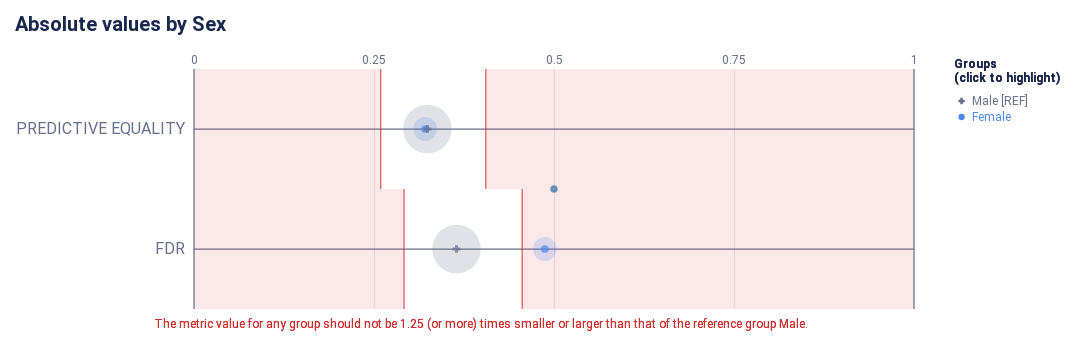

The cell this chart's notebook holds for it:
### Markdown cell above
#### Check how the fairness threshold maps to the absolute values of each metric

### Code cell
ap.absolute(bdf, metrics, 'sex', fairness_threshold = disparity_tolerance)

### Figure 1 — Vega-Lite specification as saved in the notebook (floating-point values rounded to 4 significant figures)
{"config": {"view": {"continuousWidth": 300, "continuousHeight": 300, "strokeWidth": 0}, "axisLeft": {"labelColor": "rgb(102, 111, 137)", "labelFont": "Roboto, Arial, sans-serif", "labelFontSize": 16}, "title": {"anchor": "start", "color": "rgb(25, 39, 78)", "font": "Roboto, Arial, sans-serif", "fontSize": 20, "fontWeight": "bold"}}, "layer": [{"data": {"name": "data-fc218cc0ce6583954e76f15117942866"}, "mark": {"type": "rule", "stroke": "rgb(102, 111, 137)", "strokeWidth": 1.25, "tooltip": null}, "encoding": {"x": {"field": "start", "scale": {"domain": [0, 1], "range": [40.0, 760.0]}, "type": "quantitative"}, "x2": {"field": "end"}, "y": {"axis": {"domain": false, "labelAngle": 0, "labelPadding": -30, "orient": "left", "ticks": false, "title": null}, "field": "y_position", "scale": {"domain": ["PREDICTIVE EQUALITY", "FDR"], "range": [30.0, 270.0]}, "type": "nominal"}}}, {"data": {"name": "data-530a0015f307685e83be78af23d6ae21"}, "mark": {"type": "rule", "stroke": "rgb(102, 111, 137)", "strokeWidth": 1.25, "tooltip": null}, "encoding": {"x": {"field": "x_position", "scale": {"domain": [0, 1], "range": [40.0, 760.0]}, "type": "quantitative"}, "y": {"value": 30.0}, "y2": {"value": 270.0}}}, {"data": {"name": "data-5583314adf91e201f1fae4954d44c62d"}, "mark": {"type": "text", "align": "center", "color": "rgb(102, 111, 137)", "font": "Roboto, Arial, sans-serif", "fontSize": 12, "fontWeight": "normal", "tooltip": null}, "encoding": {"text": {"field": "value", "type": "nominal"}, "x": {"field": "value", "scale": {"domain": [0, 1], "range": [40.0, 760.0]}, "type": "quantitative"}, "y": {"value": 21.0}}}, {"layer": [{"mark": {"type": "rect", "opacity": 0.8, "stroke": "rgb(211, 47, 47)", "strokeWidth": 1.25, "tooltip": null}, "encoding": {"x": {"field": "lower_threshold_value", "scale": {"domain": [0, 1], "range": [40.0, 760.0]}, "type": "quantitative"}, "x2": {"field": "lower_threshold_value"}, "y": {"axis": {"domain": false, "grid": false, "labels": false, "ticks": false, "title": null}, "field": "metric", "scale": {"domain": ["PREDICTIVE EQUALITY", "FDR"], "range": [30.0, 270.0]}, "type": "nominal"}}}, {"mark": {"type": "rect", "opacity": 0.8, "stroke": "rgb(211, 47, 47)", "strokeWidth": 1.25, "tooltip": null}, "encoding": {"x": {"field": "upper_threshold_value", "scale": {"domain": [0, 1], "range": [40.0, 760.0]}, "type": "quantitative"}, "x2": {"field": "upper_threshold_value"}, "y": {"axis": {"domain": false, "grid": false, "labels": false, "ticks": false, "title": null}, "field": "metric", "scale": {"domain": ["PREDICTIVE EQUALITY", "FDR"], "range": [30.0, 270.0]}, "type": "nominal"}}}, {"layer": [{"mark": {"type": "rect", "fill": "rgb(211, 47, 47)", "opacity": 0.1, "tooltip": null}, "encoding": {"x": {"field": "lower_threshold_value", "scale": {"domain": [0, 1], "range": [40.0, 760.0]}, "type": "quantitative"}, "x2": {"field": "lower_end"}, "y": {"axis": {"domain": false, "grid": false, "labels": false, "ticks": false, "title": null}, "field": "metric", "scale": {"domain": ["PREDICTIVE EQUALITY", "FDR"], "range": [30.0, 270.0]}, "type": "nominal"}}}, {"mark": {"type": "rect", "fill": "rgb(211, 47, 47)", "opacity": 0.1, "tooltip": null}, "encoding": {"x": {"field": "upper_threshold_value", "scale": {"domain": [0, 1], "range": [40.0, 760.0]}, "type": "quantitative"}, "x2": {"field": "upper_end"}, "y": {"axis": {"domain": false, "grid": false, "labels": false, "ticks": false, "title": null}, "field": "metric", "scale": {"domain": ["PREDICTIVE EQUALITY", "FDR"], "range": [30.0, 270.0]}, "type": "nominal"}}}]}, {"layer": [{"mark": {"type": "text", "align": "left", "baseline": "top", "fill": "rgb(211, 47, 47)", "font": "Roboto, Arial, sans-serif", "fontSize": 12, "fontWeight": "normal", "tooltip": null}, "encoding": {"text": {"value": "The metric value for any group should not be 1.25 (or more) times smaller or larger than that of the reference group Male."}, "x": {"value": 0}, "y": {"value": 280.0}}}], "data": {"name": "data-de84bc8c822dac0bd3b12b0342548471"}}], "data": {"name": "data-c5209051fad2e225420d9e85f18c1fad"}}, {"layer": [{"data": {"name": "empty"}, "mark": {"type": "circle"}}, {"data": {"name": "data-a8105652847e15219ab278c6ecc9c1d5"}, "mark": {"type": "circle", "cursor": "pointer", "opacity": 0.2}, "encoding": {"color": {"condition": {"param": "param_19", "empty": true, "field": "attribute_value", "legend": null, "scale": {"domain": ["Male", "Female"], "range": ["rgb(102, 111, 137)", "rgb(76, 136, 238)", "rgb(254, 97, 0)", "rgb(220, 38, 127)", "rgb(255, 176, 0)", "rgb(150, 95, 230)"]}, "type": "nominal"}, "value": "rgb(225, 226, 231)"}, "size": {"field": "group_size", "legend": null, "scale": {"domain": [0, 6983.0], "range": [0, 2827.0]}, "type": "quantitative"}, "tooltip": [{"field": "attribute_value", "title": "Group", "type": "nominal"}, {"field": "tooltip_group_size", "title": "Group Size", "type": "nominal"}, {"field": "tooltip_disparity_explanation_fpr", "title": "Disparity", "type": "nominal"}, {"field": "fpr", "format": ".2f", "title": "PREDICTIVE EQUALITY", "type": "quantitative"}], "x": {"axis": {"domain": false, "gridColor": "rgb(225, 226, 231)", "labels": false, "ticks": false, "title": null, "values": [0.25, 0.5, 0.75]}, "field": "fpr", "scale": {"domain": [0, 1], "range": [40.0, 760.0]}, "type": "quantitative"}, "y": {"axis": {"domain": false, "grid": false, "labels": false, "ticks": false, "title": null}, "field": "metric_variable", "scale": {"domain": ["PREDICTIVE EQUALITY", "FDR"], "range": [30.0, 270.0]}, "type": "nominal"}}, "name": "view_20", "transform": [{"calculate": "'PREDICTIVE EQUALITY'", "as": "metric_variable"}]}, {"data": {"name": "data-a8105652847e15219ab278c6ecc9c1d5"}, "mark": {"type": "circle", "cursor": "pointer", "opacity": 0.2}, "encoding": {"color": {"condition": {"param": "param_19", "empty": true, "field": "attribute_value", "legend": null, "scale": {"domain": ["Male", "Female"], "range": ["rgb(102, 111, 137)", "rgb(76, 136, 238)", "rgb(254, 97, 0)", "rgb(220, 38, 127)", "rgb(255, 176, 0)", "rgb(150, 95, 230)"]}, "type": "nominal"}, "value": "rgb(225, 226, 231)"}, "size": {"field": "group_size", "legend": null, "scale": {"domain": [0, 6983.0], "range": [0, 2827.0]}, "type": "quantitative"}, "tooltip": [{"field": "attribute_value", "title": "Group", "type": "nominal"}, {"field": "tooltip_group_size", "title": "Group Size", "type": "nominal"}, {"field": "tooltip_disparity_explanation_fdr", "title": "Disparity", "type": "nominal"}, {"field": "fdr", "format": ".2f", "title": "FDR", "type": "quantitative"}], "x": {"axis": {"domain": false, "gridColor": "rgb(225, 226, 231)", "labels": false, "ticks": false, "title": null, "values": [0.25, 0.5, 0.75]}, "field": "fdr", "scale": {"domain": [0, 1], "range": [40.0, 760.0]}, "type": "quantitative"}, "y": {"axis": {"domain": false, "grid": false, "labels": false, "ticks": false, "title": null}, "field": "metric_variable", "scale": {"domain": ["PREDICTIVE EQUALITY", "FDR"], "range": [30.0, 270.0]}, "type": "nominal"}}, "name": "view_22", "transform": [{"calculate": "'FDR'", "as": "metric_variable"}]}, {"layer": [{"data": {"name": "empty"}, "mark": {"type": "point"}}, {"data": {"name": "data-a8105652847e15219ab278c6ecc9c1d5"}, "mark": {"type": "point", "cursor": "pointer", "filled": true, "size": 60}, "encoding": {"color": {"condition": {"param": "param_19", "empty": true, "field": "attribute_value", "legend": null, "scale": {"domain": ["Male", "Female"], "range": ["rgb(102, 111, 137)", "rgb(76, 136, 238)", "rgb(254, 97, 0)", "rgb(220, 38, 127)", "rgb(255, 176, 0)", "rgb(150, 95, 230)"]}, "type": "nominal"}, "value": "rgb(225, 226, 231)"}, "shape": {"field": "attribute_value", "legend": null, "scale": {"domain": ["Male", "Female"], "range": ["cross", "circle"]}, "type": "nominal"}, "tooltip": [{"field": "attribute_value", "title": "Group", "type": "nominal"}, {"field": "tooltip_group_size", "title": "Group Size", "type": "nominal"}, {"field": "tooltip_disparity_explanation_fpr", "title": "Disparity", "type": "nominal"}, {"field": "fpr", "format": ".2f", "title": "PREDICTIVE EQUALITY", "type": "quantitative"}], "x": {"axis": {"domain": false, "gridColor": "rgb(225, 226, 231)", "labels": false, "ticks": false, "title": null, "values": [0.25, 0.5, 0.75]}, "field": "fpr", "scale": {"domain": [0, 1], "range": [40.0, 760.0]}, "type": "quantitative"}, "y": {"axis": {"domain": false, "grid": false, "labels": false, "ticks": false, "title": null}, "field": "metric_variable", "scale": {"domain": ["PREDICTIVE EQUALITY", "FDR"], "range": [30.0, 270.0]}, "type": "nominal"}}, "name": "view_19", "transform": [{"calculate": "'PREDICTIVE EQUALITY'", "as": "metric_variable"}]}, {"data": {"name": "data-a8105652847e15219ab278c6ecc9c1d5"}, "mark": {"type": "point", "cursor": "pointer", "filled": true, "size": 60}, "encoding": {"color": {"condition": {"param": "param_19", "empty": true, "field": "attribute_value", "legend": null, "scale": {"domain": ["Male", "Female"], "range": ["rgb(102, 111, 137)", "rgb(76, 136, 238)", "rgb(254, 97, 0)", "rgb(220, 38, 127)", "rgb(255, 176, 0)", "rgb(150, 95, 230)"]}, "type": "nominal"}, "value": "rgb(225, 226, 231)"}, "shape": {"field": "attribute_value", "legend": null, "scale": {"domain": ["Male", "Female"], "range": ["cross", "circle"]}, "type": "nominal"}, "tooltip": [{"field": "attribute_value", "title": "Group", "type": "nominal"}, {"field": "tooltip_group_size", "title": "Group Size", "type": "nominal"}, {"field": "tooltip_disparity_explanation_fdr", "title": "Disparity", "type": "nominal"}, {"field": "fdr", "format": ".2f", "title": "FDR", "type": "quantitative"}], "x": {"axis": {"domain": false, "gridColor": "rgb(225, 226, 231)", "labels": false, "ticks": false, "title": null, "values": [0.25, 0.5, 0.75]}, "field": "fdr", "scale": {"domain": [0, 1], "range": [40.0, 760.0]}, "type": "quantitative"}, "y": {"axis": {"domain": false, "grid": false, "labels": false, "ticks": false, "title": null}, "field": "metric_variable", "scale": {"domain": ["PREDICTIVE EQUALITY", "FDR"], "range": [30.0, 270.0]}, "type": "nominal"}}, "name": "view_21", "transform": [{"calculate": "'FDR'", "as": "metric_variable"}]}]}]}, {"layer": [{"mark": {"type": "point", "cursor": "pointer", "filled": true, "opacity": 1, "size": 40}, "encoding": {"color": {"condition": {"param": "param_19", "empty": true, "field": "attribute_value", "legend": null, "scale": {"domain": ["Male", "Female"], "range": ["rgb(102, 111, 137)", "rgb(76, 136, 238)", "rgb(254, 97, 0)", "rgb(220, 38, 127)", "rgb(255, 176, 0)", "rgb(150, 95, 230)"]}, "type": "nominal"}, "value": "rgb(225, 226, 231)"}, "shape": {"field": "attribute_value", "legend": null, "scale": {"domain": ["Male", "Female"], "range": ["cross", "circle"]}, "type": "nominal"}, "x": {"value": 807.6}, "y": {"axis": {"domain": false, "grid": false, "labels": false, "ticks": false, "title": null}, "field": "attribute_value", "scale": {"domain": ["Male", "Female"], "range": [54, 86]}, "type": "nominal"}}, "name": "view_23"}, {"mark": {"type": "text", "align": "left", "baseline": "middle", "cursor": "pointer", "font": "Roboto, Arial, sans-serif", "fontSize": 12, "fontWeight": "normal"}, "encoding": {"color": {"condition": {"param": "param_19", "empty": true, "field": "attribute_value", "legend": null, "scale": {"domain": ["Male", "Female"], "range": ["rgb(102, 111, 137)", "rgb(76, 136, 238)", "rgb(254, 97, 0)", "rgb(220, 38, 127)", "rgb(255, 176, 0)", "rgb(150, 95, 230)"]}, "type": "nominal"}, "value": "rgb(225, 226, 231)"}, "text": {"field": "label", "type": "nominal"}, "x": {"value": 818.1}, "y": {"axis": {"domain": false, "grid": false, "labels": false, "ticks": false, "title": null}, "field": "attribute_value", "scale": {"domain": ["Male", "Female"], "range": [54, 86]}, "type": "nominal"}}, "name": "view_24"}, {"data": {"name": "data-de84bc8c822dac0bd3b12b0342548471"}, "mark": {"type": "text", "align": "left", "baseline": "top", "color": "rgb(25, 39, 78)", "font": "Roboto, Arial, sans-serif", "fontSize": 12, "fontWeight": "bold"}, "encoding": {"text": {"value": "(click to highlight)"}, "x": {"value": 800}, "y": {"value": 34}}}, {"data": {"name": "data-de84bc8c822dac0bd3b12b0342548471"}, "mark": {"type": "text", "align": "left", "baseline": "top", "color": "rgb(25, 39, 78)", "font": "Roboto, Arial, sans-serif", "fontSize": 12, "fontWeight": "bold"}, "encoding": {"text": {"value": "Groups"}, "x": {"value": 800}, "y": {"value": 20}}}], "data": {"name": "data-0d9dc241540eca089f113413f5f14c8a"}}], "height": 300, "padding": {"top": 15, "bottom": 5.0, "left": 15, "right": 15}, "params": [{"name": "param_21", "select": {"type": "point", "fields": ["attribute_value"]}, "views": ["view_20"]}, {"name": "param_23", "select": {"type": "point", "fields": ["attribute_value"]}, "views": ["view_22"]}, {"name": "param_20", "select": {"type": "point", "fields": ["attribute_value"]}, "views": ["view_19"]}, {"name": "param_22", "select": {"type": "point", "fields": ["attribute_value"]}, "views": ["view_21"]}, {"name": "param_19", "select": {"type": "point", "fields": ["attribute_value"]}, "views": ["view_23"]}, {"name": "param_24", "select": {"type": "point", "fields": ["attribute_value"]}, "views": ["view_24"]}], "resolve": {"scale": {"size": "independent", "y": "independent"}}, "title": "Absolute values by Sex", "usermeta": {"embedOptions": {"scaleFactor": 5, "downloadFileName": "absolute_chart"}}, "width": 800, "$schema": "https://vega.github.io/schema/vega-lite/v5.20.1.json", "datasets": {"data-fc218cc0ce6583954e76f15117942866": [{"y_position": "PREDICTIVE EQUALITY", "start": 0, "end": 1}, {"y_position": "FDR", "start": 0, "end": 1}], "data-530a0015f307685e83be78af23d6ae21": [{"x_position": 0}, {"x_position": 1}], "data-5583314adf91e201f1fae4954d44c62d": [{"value": 0.0}, {"value": 0.25}, {"value": 0.5}, {"value": 0.75}, {"value": 1.0}], "data-c5209051fad2e225420d9e85f18c1fad": [{"lower_end": 0, "upper_end": 1, "lower_threshold_value": 0.2594, "upper_threshold_value": 0.4053, "metric": "PREDICTIVE EQUALITY"}, {"lower_end": 0, "upper_end": 1, "lower_threshold_value": 0.2917, "upper_threshold_value": 0.4558, "metric": "FDR"}], "data-de84bc8c822dac0bd3b12b0342548471": [{"a": 1, "b": 0}, {"a": 1, "b": 0}], "empty": [{}], "data-a8105652847e15219ab278c6ecc9c1d5": [{"attribute_name": "sex", "attribute_value": "Female", "group_size": 1395, "total_entities": 7214, "fpr": 0.3211, "fdr": 0.4873, "fpr_disparity": 0.9903, "fdr_disparity": 1.336, "fpr_disparity_scaled": -0.009751, "fdr_disparity_scaled": 0.3364, "tooltip_group_size": "1,395 (19.34%)", "tooltip_disparity_explanation_fpr": "1.01 times smaller FPR than the reference group", "tooltip_disparity_explanation_fdr": "1.34 times larger FDR than the reference group"}, {"attribute_name": "sex", "attribute_value": "Male", "group_size": 5819, "total_entities": 7214, "fpr": 0.3242, "fdr": 0.3646, "fpr_disparity": 1.0, "fdr_disparity": 1.0, "fpr_disparity_scaled": 0.0, "fdr_disparity_scaled": 0.0, "tooltip_group_size": "5,819 (80.66%)", "tooltip_disparity_explanation_fpr": "Reference group", "tooltip_disparity_explanation_fdr": "Reference group"}], "data-0d9dc241540eca089f113413f5f14c8a": [{"attribute_value": "Male", "label": "Male [REF]"}, {"attribute_value": "Female", "label": "Female"}]}}
